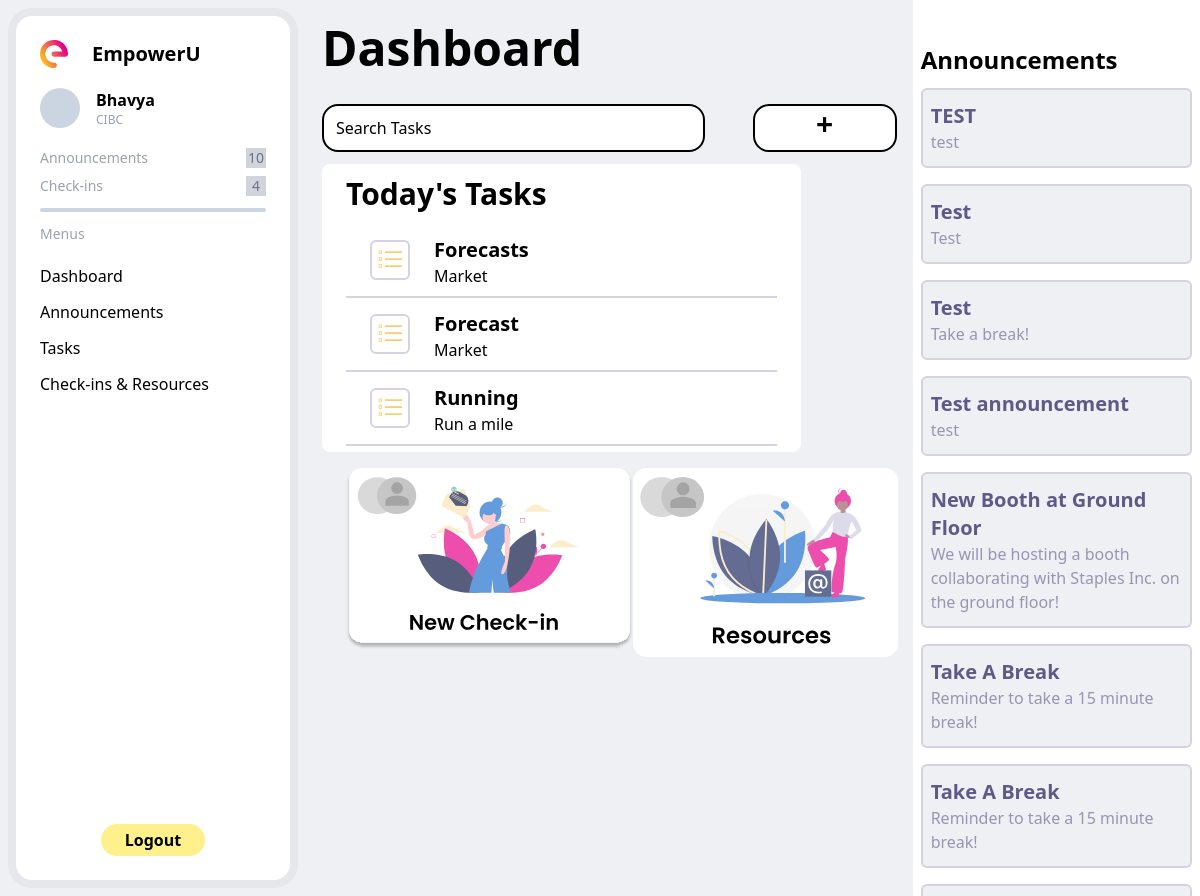
The page /dashboard (signed in) on the database its author committed.
### docs/models.py (models this page shows, shortened)
class User(db.Model, UserMixin): #Use UserMixin class to add prexisting methods
    id = db.Column(db.Integer(), primary_key = True)
    username = db.Column(db.String(length = 45), nullable = False, unique = True)
    email_address = db.Column(db.String(), unique = True, nullable = False)
    password_hash = db.Column(db.String(), nullable = False)
    is_manager = db.Column(db.Boolean())
    company = db.Column(db.String(length = 45), nullable = False)
    tasks = db.relationship('Task', backref = "assigned_tasks", lazy = True)
    @property
    def password(self):
      return self.password

class Task(db.Model):
   id = db.Column(db.Integer(), primary_key = True)
   title =  db.Column(db.String(length = 45), nullable = False)
   assigned_to = db.Column(db.Integer(), db.ForeignKey("user.id"))
   task_type = db.Column(db.String(length = 45), nullable = False)
   subtask1 = db.Column(db.String(length = 100))
   subtask2 = db.Column(db.String(length = 100))

### docs/routes.py (the view)
@login_required #Execute before setting up the route
@app.route("/dashboard", methods = ["POST", "GET"])
def dashboard_page():
    if current_user.is_manager:
        tasks = Task.query.all()
    else:
        tasks = Task.query.filter_by(assigned_to = current_user.id)
    conn = get_db_connection() #connects to database to obtain announcements
    announcements = conn.execute('SELECT * FROM announcements ORDER BY id DESC').fetchall()
    conn.close()
    return render_template("dashboard.html", tasks = tasks, announcements=announcements)

### docs/models.py (called while the page is built)
@loginmanager.user_loader #Required property for the users to be authenticated
def load_user(user_id):
    return User.query.get(user_id)

### docs/routes.py (called while the page is built)
def get_db_connection():
    conn = sqlite3.connect('database.db')
    conn.row_factory = sqlite3.Row
    return conn

### docs/templates/dashboard.html (shortened to what this page needs)
{% extends 'base.html' %}
{% block body %}
<div class="ml-4 mt-6 h-screen w-2/4 flex flex-col ">
    <h1 class="text-5xl font-bold">Dashboard</h1>
    <div class="flex flex-row">
        <input type="text" id="fname" value="Search Tasks" name="fname" class="h-12 mt-8 border-solid border-2 rounded-2xl border-black w-8/12">
        {% if current_user.is_manager %}
        <a href="{{url_for('announcements_create_page')}}"><div class="ml-12 mt-8 bg-white font-bold text-3xl border-solid border-2 rounded-2xl h-12 border-black w-36 text-center">+</div></a>
        {% endif %}
    </div>
    <div class="overflow-y-auto h-72 w-5/6 align-middle bg-white mt-3 px-6 relative rounded-lg">
        <div class="text-3xl sticky bg-white top-0 font-semibold py-3">Today's Tasks</div>
            {% for task in tasks %}
            <div class="  w-full border-b-2 border-b-b_grey flex flex-row bg-white items-center ">
                <img src="{{url_for('static', filename='images/bi_list-task.svg')}}" class="h-10 border-b_grey border-2 p-1 rounded-md mx-6">
                <div class="flex flex-col pt-3">
                    <h1 class="text-xl font-bold ">{{ task.title }}</h1>
                    <p class="text-md mb-2">{{ task.task_type }}</p>
                </div>
            </div>
            {% endfor %}
    </div>
    <div class = "grid grid-cols-2 w-full mt-4">
        <img src="{{url_for('static', filename='images/quiz_preview.svg')}}" class="  rounded-md mx-6">
        <img src="{{url_for('static', filename='images/resource_preview.svg')}}" class=" rounded-md mx-6">
    </div>
</div>
<div class="ml-4 pt-5 h-screen w-1/4 flex flex-col overflow-y-auto bg-white relative">
    <h2 class="font-bold my-3 ms-2 text-2xl pt-3 sticky top-0 bg-white ">Announcements</h2>
    {% for announcement in announcements %}
    <div class = "border-2 bg-inner_grey border-b_grey py-3 px-2 mb-4 rounded-md mx-2">
        <p class="font-bold text-xl text-announce_dash">{{ announcement.title }}</p>
        <p class = "text-announce_body">{{ announcement.announcementText }}</p>
    </div>
    {% endfor %}
</div>
{% endblock %}

### docs/templates/base.html (shortened to what this page needs)
<!DOCTYPE html>
<html lang="en">
<head>
    <script src="https://cdn.tailwindcss.com"></script>
    <script src="https://cdn.tailwindcss.com?plugins=forms,typography,aspect-ratio,line-clamp"></script>
</head>
<body class="flex flex-row h-screen bg-main_bg">
  <div class="bg-white rounded-3xl border-solid border-8 m-2 w-1/4 p-6 flex flex-col">
    <div class="flex flex-row">
        <img src="{{url_for('static', filename='images/EmpowerULogo.svg')}}" alt="EmpowerU Logo">
        <h1 class="text-xl font-bold ml-6">EmpowerU</h1>
    </div>
    <div class="flex flex-row">
      {% if current_user.is_authenticated %}
        <div class="w-10 h-10 rounded-full mt-5 bg-slate-300"></div>
        <div>
            <p class="mt-5 ml-4 font-semibold">{{current_user.username}}</p>
            <p class="ml-4 text-xs text-gray-400">{{current_user.company}}</p>
        </div>
      {% endif %}
    </div>
    <div class="flex flex-row mt-5 justify-between notification_container  ">
        <p class="text-sm text-gray-400 notification transition-colors ease-out duration-200">Announcements</p>
        <p class="bg-gray-300 text-slate-500 text-center w-5 h-5 text-sm ping transition-colors ease-out duration-200">10</p>
    </div>
    <div class="mt-2 text-gray-400 flex flex-row justify-between notification_container">
        <p class="text-sm notification transition-colors ease-out duration-200">Check-ins</p>
        <p class="bg-gray-300 text-slate-500 text-center w-5 h-5 text-sm ping transition-colors ease-out duration-200">4</p>
    </div>
    <div class="rounded-full mt-3 h-1 bg-slate-300"></div>
    <div class="text-gray-400 text-sm">
        <p class="mt-3">Menus</p>
    </div>
    <div class="flex flex-col gap-y-3 mt-5 w-full">
          <a href="{{url_for('dashboard_page')}}" class="hover:bg-nav_blue">Dashboard</a>
        <a href="{{url_for('announcements_page')}}" class="hover:bg-nav_blue">Announcements</a>
        <a href="{{url_for('tasks_page')}}" class="hover:bg-nav_blue">Tasks</a>
        <a href="" class="hover:bg-nav_blue">Check-ins & Resources</a>
    </div>
    <a href = "{{url_for('logout_page')}}" class="text-center font-semibold w-fit py-1 px-6 bg-yellow-200 mx-auto rounded-full mt-auto">Logout</a>
</div>
    {% block body %}{% endblock %}

### rows shown on the page
User: username "Bhavya", company "CIBC"
Task: title "Forecasts", task_type "Market"
Task: title "Forecast", task_type "Market"
Task: title "Running", task_type "Run a mile"

### other values the page prints
{{ announcement.title }} "TEST" "Test" "Test" "Test announcement" "New Booth at Ground Floor" "Take A Break" "Take A Break"
{{ announcement.announcementText }} "test" "Test" "Take a break!" "test" "We will be hosting a booth collaborating with Staples Inc. on the ground floor!" "Reminder to take a 15 minute break!" "Reminder to take a 15 minute break!"
